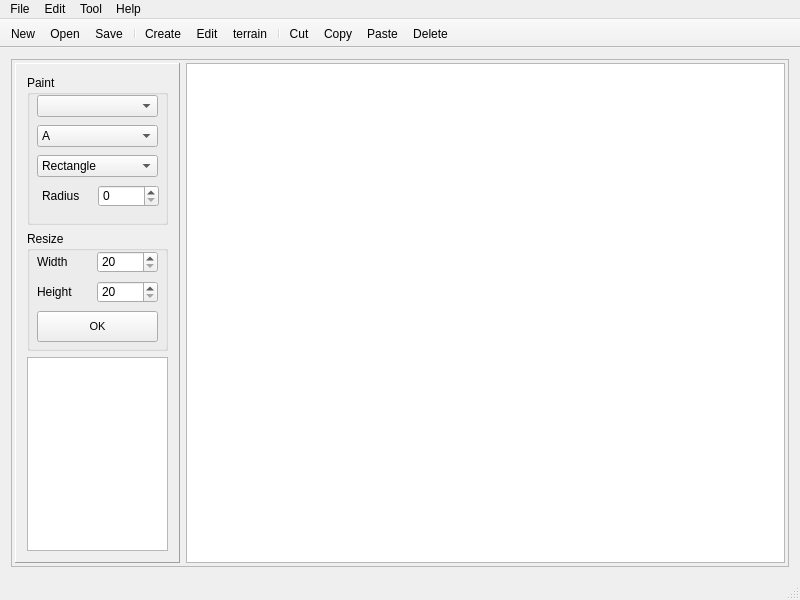
<?xml version="1.0" encoding="UTF-8"?>
<ui version="4.0">
 <class>MainWindow</class>
 <widget class="QMainWindow" name="MainWindow">
  <property name="geometry">
   <rect>
    <x>0</x>
    <y>0</y>
    <width>800</width>
    <height>600</height>
   </rect>
  </property>
  <property name="windowTitle">
   <string>Bamboo Map Editor</string>
  </property>
  <widget class="QWidget" name="centralWidget">
   <property name="enabled">
    <bool>true</bool>
   </property>
   <layout class="QHBoxLayout" name="horizontalLayout">
    <item>
     <widget class="QFrame" name="frame">
      <property name="frameShape">
       <enum>QFrame::StyledPanel</enum>
      </property>
      <property name="frameShadow">
       <enum>QFrame::Raised</enum>
      </property>
      <layout class="QHBoxLayout" name="horizontalLayout_2">
       <property name="margin">
        <number>3</number>
       </property>
       <item>
        <widget class="QFrame" name="frame_2">
         <property name="minimumSize">
          <size>
           <width>165</width>
           <height>0</height>
          </size>
         </property>
         <property name="maximumSize">
          <size>
           <width>165</width>
           <height>16777215</height>
          </size>
         </property>
         <property name="autoFillBackground">
          <bool>false</bool>
         </property>
         <property name="frameShape">
          <enum>QFrame::Panel</enum>
         </property>
         <property name="frameShadow">
          <enum>QFrame::Raised</enum>
         </property>
         <layout class="QVBoxLayout" name="verticalLayout">
          <item>
           <widget class="QGroupBox" name="groupBox">
            <property name="minimumSize">
             <size>
              <width>0</width>
              <height>150</height>
             </size>
            </property>
            <property name="title">
             <string>Paint</string>
            </property>
            <widget class="QComboBox" name="comboTileset">
             <property name="geometry">
              <rect>
               <x>10</x>
               <y>20</y>
               <width>121</width>
               <height>22</height>
              </rect>
             </property>
            </widget>
            <widget class="QComboBox" name="comboTileID">
             <property name="geometry">
              <rect>
               <x>10</x>
               <y>50</y>
               <width>121</width>
               <height>22</height>
              </rect>
             </property>
             <item>
              <property name="text">
               <string>A</string>
              </property>
             </item>
             <item>
              <property name="text">
               <string>B</string>
              </property>
             </item>
            </widget>
            <widget class="QComboBox" name="comboBrush">
             <property name="geometry">
              <rect>
               <x>10</x>
               <y>80</y>
               <width>121</width>
               <height>22</height>
              </rect>
             </property>
             <item>
              <property name="text">
               <string>Rectangle</string>
              </property>
             </item>
             <item>
              <property name="text">
               <string>Eclipse</string>
              </property>
             </item>
            </widget>
            <widget class="QSpinBox" name="spinRadius">
             <property name="geometry">
              <rect>
               <x>71</x>
               <y>110</y>
               <width>61</width>
               <height>22</height>
              </rect>
             </property>
            </widget>
            <widget class="QLabel" name="label">
             <property name="geometry">
              <rect>
               <x>15</x>
               <y>114</y>
               <width>46</width>
               <height>13</height>
              </rect>
             </property>
             <property name="text">
              <string>Radius</string>
             </property>
            </widget>
           </widget>
          </item>
          <item>
           <widget class="QGroupBox" name="groupBox_2">
            <property name="minimumSize">
             <size>
              <width>0</width>
              <height>120</height>
             </size>
            </property>
            <property name="title">
             <string>Resize</string>
            </property>
            <widget class="QSpinBox" name="spinWidth">
             <property name="geometry">
              <rect>
               <x>70</x>
               <y>20</y>
               <width>61</width>
               <height>22</height>
              </rect>
             </property>
             <property name="minimum">
              <number>20</number>
             </property>
             <property name="maximum">
              <number>300</number>
             </property>
             <property name="value">
              <number>20</number>
             </property>
            </widget>
            <widget class="QSpinBox" name="spinHeight">
             <property name="geometry">
              <rect>
               <x>70</x>
               <y>50</y>
               <width>61</width>
               <height>22</height>
              </rect>
             </property>
             <property name="minimum">
              <number>20</number>
             </property>
             <property name="maximum">
              <number>300</number>
             </property>
             <property name="value">
              <number>20</number>
             </property>
            </widget>
            <widget class="QLabel" name="label_2">
             <property name="geometry">
              <rect>
               <x>10</x>
               <y>20</y>
               <width>46</width>
               <height>21</height>
              </rect>
             </property>
             <property name="text">
              <string>Width</string>
             </property>
            </widget>
            <widget class="QLabel" name="label_3">
             <property name="geometry">
              <rect>
               <x>10</x>
               <y>50</y>
               <width>46</width>
               <height>21</height>
              </rect>
             </property>
             <property name="text">
              <string>Height</string>
             </property>
            </widget>
            <widget class="QPushButton" name="btnResize">
             <property name="geometry">
              <rect>
               <x>10</x>
               <y>80</y>
               <width>121</width>
               <height>31</height>
              </rect>
             </property>
             <property name="font">
              <font>
               <pointsize>8</pointsize>
              </font>
             </property>
             <property name="text">
              <string>OK</string>
             </property>
            </widget>
           </widget>
          </item>
          <item>
           <widget class="QListWidget" name="listWidget">
            <property name="maximumSize">
             <size>
              <width>150</width>
              <height>16777215</height>
             </size>
            </property>
            <property name="viewMode">
             <enum>QListView::IconMode</enum>
            </property>
           </widget>
          </item>
         </layout>
        </widget>
       </item>
       <item>
        <widget class="MapView" name="graphicsView">
         <property name="enabled">
          <bool>true</bool>
         </property>
         <property name="sizePolicy">
          <sizepolicy hsizetype="Expanding" vsizetype="Expanding">
           <horstretch>0</horstretch>
           <verstretch>0</verstretch>
          </sizepolicy>
         </property>
         <property name="styleSheet">
          <string notr="true"/>
         </property>
        </widget>
       </item>
      </layout>
     </widget>
    </item>
   </layout>
  </widget>
  <widget class="QMenuBar" name="menuBar">
   <property name="geometry">
    <rect>
     <x>0</x>
     <y>0</y>
     <width>800</width>
     <height>21</height>
    </rect>
   </property>
   <property name="defaultUp">
    <bool>false</bool>
   </property>
   <property name="nativeMenuBar">
    <bool>true</bool>
   </property>
   <widget class="QMenu" name="menuFile">
    <property name="title">
     <string>File</string>
    </property>
    <addaction name="actionNew"/>
    <addaction name="actionOpen"/>
    <addaction name="actionSave"/>
    <addaction name="separator"/>
    <addaction name="actionExit"/>
   </widget>
   <widget class="QMenu" name="menuTool">
    <property name="title">
     <string>Tool</string>
    </property>
    <addaction name="actionOption"/>
   </widget>
   <widget class="QMenu" name="menuHelp">
    <property name="title">
     <string>Help</string>
    </property>
    <addaction name="actionAbout"/>
   </widget>
   <widget class="QMenu" name="menuEdit">
    <property name="title">
     <string>Edit</string>
    </property>
    <addaction name="actionCut"/>
    <addaction name="actionCopy"/>
    <addaction name="actionPaste"/>
    <addaction name="actionDelete"/>
   </widget>
   <addaction name="menuFile"/>
   <addaction name="menuEdit"/>
   <addaction name="menuTool"/>
   <addaction name="menuHelp"/>
  </widget>
  <widget class="QStatusBar" name="statusBar"/>
  <widget class="QToolBar" name="toolBar">
   <property name="windowTitle">
    <string>toolBar</string>
   </property>
   <property name="movable">
    <bool>false</bool>
   </property>
   <property name="iconSize">
    <size>
     <width>32</width>
     <height>32</height>
    </size>
   </property>
   <attribute name="toolBarArea">
    <enum>TopToolBarArea</enum>
   </attribute>
   <attribute name="toolBarBreak">
    <bool>false</bool>
   </attribute>
   <addaction name="actionNew"/>
   <addaction name="actionOpen"/>
   <addaction name="actionSave"/>
   <addaction name="separator"/>
   <addaction name="actionCreate"/>
   <addaction name="actionEdit"/>
   <addaction name="actionTerrain"/>
   <addaction name="separator"/>
   <addaction name="actionCut"/>
   <addaction name="actionCopy"/>
   <addaction name="actionPaste"/>
   <addaction name="actionDelete"/>
  </widget>
  <action name="actionOpen">
   <property name="icon">
    <iconset resource="resource.qrc">
     <normaloff>:/icon/resources/childish_Folder.png</normaloff>:/icon/resources/childish_Folder.png</iconset>
   </property>
   <property name="text">
    <string>Open</string>
   </property>
   <property name="toolTip">
    <string>Open(CTRL+O)</string>
   </property>
   <property name="shortcut">
    <string>Ctrl+O</string>
   </property>
  </action>
  <action name="actionNew">
   <property name="icon">
    <iconset resource="resource.qrc">
     <normaloff>:/icon/resources/childish_File.png</normaloff>:/icon/resources/childish_File.png</iconset>
   </property>
   <property name="text">
    <string>New</string>
   </property>
   <property name="toolTip">
    <string>New(CTRL+N)</string>
   </property>
   <property name="shortcut">
    <string>Ctrl+N</string>
   </property>
  </action>
  <action name="actionSave">
   <property name="icon">
    <iconset resource="resource.qrc">
     <normaloff>:/icon/resources/childish_Floppy-Disk.png</normaloff>:/icon/resources/childish_Floppy-Disk.png</iconset>
   </property>
   <property name="text">
    <string>Save</string>
   </property>
   <property name="toolTip">
    <string>Save(CTRL+S)</string>
   </property>
   <property name="shortcut">
    <string>Ctrl+S</string>
   </property>
  </action>
  <action name="actionExit">
   <property name="text">
    <string>Exit</string>
   </property>
  </action>
  <action name="actionOption">
   <property name="icon">
    <iconset resource="resource.qrc">
     <normaloff>:/icon/resources/childish_Gears.png</normaloff>:/icon/resources/childish_Gears.png</iconset>
   </property>
   <property name="text">
    <string>Option</string>
   </property>
  </action>
  <action name="actionAbout">
   <property name="text">
    <string>About</string>
   </property>
  </action>
  <action name="actionCut">
   <property name="icon">
    <iconset resource="resource.qrc">
     <normaloff>:/icon/resources/cut.png</normaloff>:/icon/resources/cut.png</iconset>
   </property>
   <property name="text">
    <string>Cut</string>
   </property>
   <property name="toolTip">
    <string>Cut(CTRL+X)</string>
   </property>
   <property name="shortcut">
    <string>Ctrl+X</string>
   </property>
  </action>
  <action name="actionCopy">
   <property name="icon">
    <iconset resource="resource.qrc">
     <normaloff>:/icon/resources/childish_News.png</normaloff>:/icon/resources/childish_News.png</iconset>
   </property>
   <property name="text">
    <string>Copy</string>
   </property>
   <property name="toolTip">
    <string>Copy(CTRL+C)</string>
   </property>
   <property name="shortcut">
    <string>Ctrl+C</string>
   </property>
  </action>
  <action name="actionPaste">
   <property name="icon">
    <iconset resource="resource.qrc">
     <normaloff>:/icon/resources/childish_Clipboard.png</normaloff>:/icon/resources/childish_Clipboard.png</iconset>
   </property>
   <property name="text">
    <string>Paste</string>
   </property>
   <property name="toolTip">
    <string>Paste(CTRL+V)</string>
   </property>
   <property name="shortcut">
    <string>Ctrl+V</string>
   </property>
  </action>
  <action name="actionDelete">
   <property name="icon">
    <iconset resource="resource.qrc">
     <normaloff>:/icon/resources/childish_Cross.png</normaloff>:/icon/resources/childish_Cross.png</iconset>
   </property>
   <property name="text">
    <string>Delete</string>
   </property>
   <property name="toolTip">
    <string>Delete (DEL)</string>
   </property>
   <property name="shortcut">
    <string>Del</string>
   </property>
  </action>
  <action name="actionEdit">
   <property name="checkable">
    <bool>true</bool>
   </property>
   <property name="icon">
    <iconset resource="resource.qrc">
     <normaloff>:/icon/resources/childish_Tool.png</normaloff>:/icon/resources/childish_Tool.png</iconset>
   </property>
   <property name="text">
    <string>Edit</string>
   </property>
   <property name="toolTip">
    <string>Edit object(E)</string>
   </property>
   <property name="shortcut">
    <string>E</string>
   </property>
   <property name="shortcutContext">
    <enum>Qt::WindowShortcut</enum>
   </property>
  </action>
  <action name="actionCreate">
   <property name="checkable">
    <bool>true</bool>
   </property>
   <property name="icon">
    <iconset resource="resource.qrc">
     <normaloff>:/icon/resources/childish_Image.png</normaloff>:/icon/resources/childish_Image.png</iconset>
   </property>
   <property name="text">
    <string>Create</string>
   </property>
   <property name="toolTip">
    <string>Create object(R)</string>
   </property>
   <property name="shortcut">
    <string>R</string>
   </property>
   <property name="shortcutContext">
    <enum>Qt::WindowShortcut</enum>
   </property>
  </action>
  <action name="actionTerrain">
   <property name="checkable">
    <bool>true</bool>
   </property>
   <property name="icon">
    <iconset resource="resource.qrc">
     <normaloff>:/icon/resources/childish_Brush.png</normaloff>:/icon/resources/childish_Brush.png</iconset>
   </property>
   <property name="text">
    <string>terrain</string>
   </property>
   <property name="toolTip">
    <string>Paint terrain(T)</string>
   </property>
   <property name="shortcut">
    <string>T</string>
   </property>
  </action>
 </widget>
 <layoutdefault spacing="6" margin="11"/>
 <customwidgets>
  <customwidget>
   <class>MapView</class>
   <extends>QGraphicsView</extends>
   <header>mapview.h</header>
   <slots>
    <signal>clicked()</signal>
   </slots>
  </customwidget>
 </customwidgets>
 <tabstops>
  <tabstop>graphicsView</tabstop>
 </tabstops>
 <resources>
  <include location="resource.qrc"/>
 </resources>
 <connections/>
</ui>
